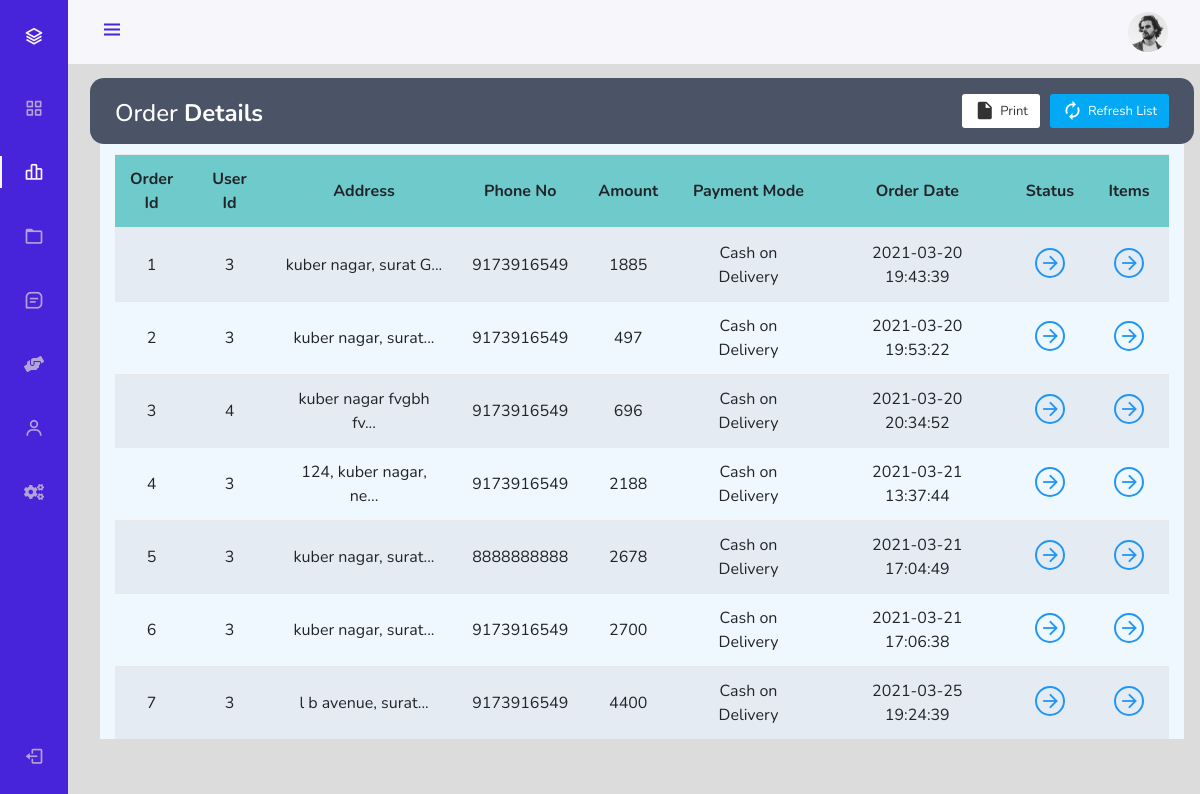
/admin/index.php?page=orderManage (signed in), run on the app's committed database.
### tables this page shows
CREATE TABLE `orders` (
  `orderId` int(21) NOT NULL,
  `userId` int(21) NOT NULL,
  `address` varchar(255) NOT NULL,
  `zipCode` int(21) NOT NULL,
  `phoneNo` bigint(21) NOT NULL,
  `amount` int(200) NOT NULL,
  `paymentMode` enum('0','1') NOT NULL DEFAULT '0' COMMENT '0=cash on delivery, \r\n1=online ',
  `orderStatus` enum('0','1','2','3','4','5','6') NOT NULL DEFAULT '0' COMMENT '0=Order Placed.\r\n1=Order Confirmed.\r\n2=Preparing your Order.\r\n3=Your order is on the way!\r\n4=Order Delivered.\r\n5=Order Denied.\r\n6=Order Cancelled.',
  `orderDate` datetime NOT NULL DEFAULT current_timestamp()
);

### admin/orderManage.php (shortened to what this page needs)
<div class="container" style="margin-top:98px;background: aliceblue;">
    <div class="table-wrapper">
        <div class="table-title" style="border-radius: 14px;">
            <div class="row">
                <div class="col-sm-4">
                    <h2>Order <b>Details</b></h2>
                </div>
                <div class="col-sm-8">
                    <a href="" class="btn btn-primary"><i class="material-icons">&#xE863;</i> <span>Refresh List</span></a>
                    <a href="#" onclick="window.print()" class="btn btn-info"><i class="material-icons">&#xE24D;</i> <span>Print</span></a>
                </div>
            </div>
        </div>
        <table class="table table-striped table-hover text-center">
            <thead style="background-color: rgb(111 202 203);">
                <tr>
                    <th>Order Id</th>
                    <th>User Id</th>
                    <th>Address</th>
                    <th>Phone No</th>
                    <th>Amount</th>
                    <th>Payment Mode</th>
                    <th>Order Date</th>
                    <th>Status</th>
                    <th>Items</th>
                </tr>
            </thead>
            <tbody>
                <?php
                    $sql = "SELECT * FROM `orders`";
                    $result = mysqli_query($conn, $sql);
                    while($row = mysqli_fetch_assoc($result)){
                        $Id = $row['userId'];
                        $orderId = $row['orderId'];
                        $address = $row['address'];
                        $phoneNo = $row['phoneNo'];
                        $amount = $row['amount'];
                        $orderDate = $row['orderDate'];
                        $paymentMode = $row['paymentMode'];
                        if($paymentMode == 0) {
                            $paymentMode = "Cash on Delivery";
                        }
                        else {
                            $paymentMode = "Online";
                        }
                        echo '<tr>
                                <td>' . $orderId . '</td>
                                <td>' . $Id . '</td>
                                <td data-toggle="tooltip" title="' .$address. '">' . substr($address, 0, 20) . '...</td>
                                <td>' . $phoneNo . '</td>
                                <td>' . $amount . '</td>
                                <td>' . $paymentMode . '</td>
                                <td>' . $orderDate . '</td>
                                <td><a href="#" data-toggle="modal" data-target="#orderStatus' . $orderId . '" class="view"><i class="material-icons">&#xE5C8;</i></a></td>
                                <td><a href="#" data-toggle="modal" data-target="#orderItem' . $orderId . '" class="view" title="View Details"><i class="material-icons">&#xE5C8;</i></a></td>
                            </tr>';
                    }
                ?>
            </tbody>
        </table>
    </div>
</div>

### admin/assetsForSideBar/css/styles.css (style rules this page uses)
:root { --header-height: 3rem; --nav-width: 68px; --first-color: #4723D9; --first-color-light: #AFA5D9; --white-color: #F7F6FB; --body-font: 'Nunito', sans-serif; --normal-font-size: 1rem; --z-fixed: 100; }
*,::before,::after { box-sizing: border-box; }
body { position: relative; margin: var(--header-height) 0 0 0; padding: 0 1rem; font-family: var(--body-font); font-size: var(--normal-font-size); transition: .5s; }
a { text-decoration: none; }
@media screen and (min-width: 768px) { body { margin: calc(var(--header-height) + 1rem) 0 0 0; padding-left: calc(var(--nav-width) + 2rem); } }

### admin/orderManage.php (style rules this page uses)
.table-wrapper .btn { float: right; color: #333; background-color: #fff; border-radius: 3px; border: none; outline: none !important; margin-left: 10px; }
.table-wrapper .btn.btn-primary { color: #fff; background: #03A9F4; }
.table-title .btn { font-size: 13px; border: none; }
.table-title .btn i { float: left; font-size: 21px; margin-right: 5px; }
.table-title .btn span { float: left; margin-top: 2px; }
.table-title { color: #fff; background: #4b5366; padding: 16px 25px; margin: -20px -25px 10px; border-radius: 3px 3px 0 0; }
.table-title h2 { margin: 5px 0 0; font-size: 24px; }
table.table tr th, table.table tr td { border-color: #e9e9e9; padding: 12px 15px; vertical-align: middle; }
table.table tr th:first-child { width: 60px; }
table.table tr th:last-child { width: 80px; }
table.table td a { font-weight: bold; color: #566787; display: inline-block; text-decoration: none; }
table.table td a.view { width: 30px; height: 30px; color: #2196F3; border: 2px solid; border-radius: 30px; text-align: center; }
table.table td a.view i { font-size: 22px; margin: 2px 0 0 1px; }
table { counter-reset: section; }

### data on the page
orders: orderId "1", userId "3", address "kuber nagar, surat G", phoneNo "9173916549", amount "1885", paymentMode "Cash on Delivery", orderDate "2021-03-20 19:43:39"
orders: orderId "2", userId "3", address "kuber nagar, surat", phoneNo "9173916549", amount "497", paymentMode "Cash on Delivery", orderDate "2021-03-20 19:53:22"
orders: orderId "3", userId "4", address "kuber nagar fvgbh fv", phoneNo "9173916549", amount "696", paymentMode "Cash on Delivery", orderDate "2021-03-20 20:34:52"
orders: orderId "4", userId "3", address "124, kuber nagar, ne", phoneNo "9173916549", amount "2188", paymentMode "Cash on Delivery", orderDate "2021-03-21 13:37:44"
orders: orderId "5", userId "3", address "kuber nagar, surat", phoneNo "8888888888", amount "2678", paymentMode "Cash on Delivery", orderDate "2021-03-21 17:04:49"
orders: orderId "6", userId "3", address "kuber nagar, surat", phoneNo "9173916549", amount "2700", paymentMode "Cash on Delivery", orderDate "2021-03-21 17:06:38"
orders: orderId "7", userId "3", address "l b avenue, surat", phoneNo "9173916549", amount "4400", paymentMode "Cash on Delivery", orderDate "2021-03-25 19:24:39"
